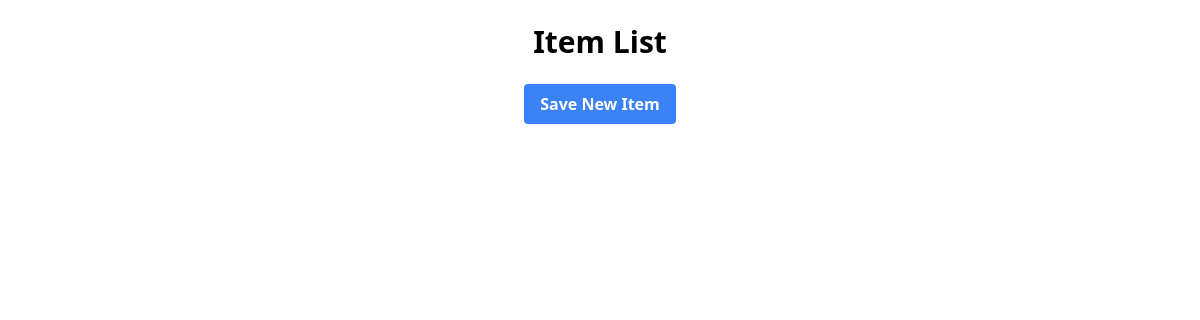
Page /form on the earlier database version.
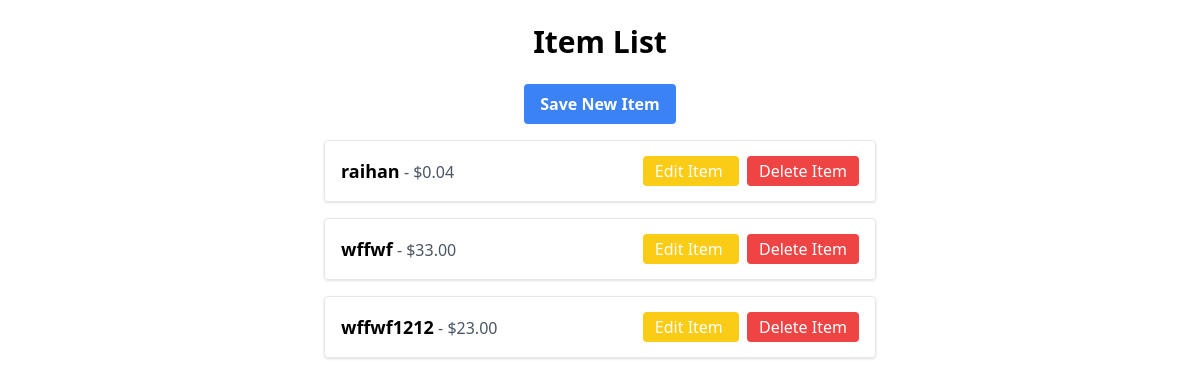
Same page on the later database version.
### app/models.py (models this page shows, shortened)
class Item(models.Model):
    name = models.CharField(max_length=100)
    description = models.TextField()
    price = models.DecimalField(max_digits=10, decimal_places=2)
    created_at = models.DateTimeField(auto_now_add=True)
    updated_at = models.DateTimeField(auto_now=True)

### app/views.py (the view)
# urls.py: path('form', views.item_list, name='item_list'),
def item_list(request):
    items = Item.objects.all()
    return render(request, 'item_list.html', {'items': items})

### templates/item_list.html (shortened to what this page needs)
<!DOCTYPE html>
<html lang="en">
<head>
    <script src="https://cdn.tailwindcss.com"></script>
</head>
<body>
    <div class="container w-2/4 mx-auto p-6">
        <h1 class="text-3xl font-bold mb-6 text-center">Item List</h1>
        <div class="flex justify-center mb-4">
            <a href="{% url 'item_create' %}"
               class="px-4 py-2 bg-blue-500 text-white font-semibold rounded hover:bg-blue-600">
                Save New Item
            </a>
        </div>
        <ul class="space-y-4">
            {% for item in items %}
                <li class="flex justify-between items-center p-4 border rounded shadow">
                    <div>
                        <span class="font-bold text-lg">{{ item.name }}</span>
                        <span class="text-gray-600">- ${{ item.price }}</span>
                    </div>
                    <div class="space-x-2">
                        <a href="{% url 'item_update' item.id %}"
                           class="px-3 py-1 bg-yellow-400 text-white rounded hover:bg-yellow-500">
                            Edit Item
                        </a>
                        <a href="{% url 'item_delete' item.id %}"
                           class="px-3 py-1 bg-red-500 text-white rounded hover:bg-red-600">
                            Delete Item
                        </a>
                    </div>
                </li>
            {% endfor %}
        </ul>
    </div>
</body>
</html>

Differences in the rows shown:
added Item: name "raihan", price "0.04"
added Item: name "wffwf", price "33.00"
added Item: name "wffwf1212", price "23.00"
